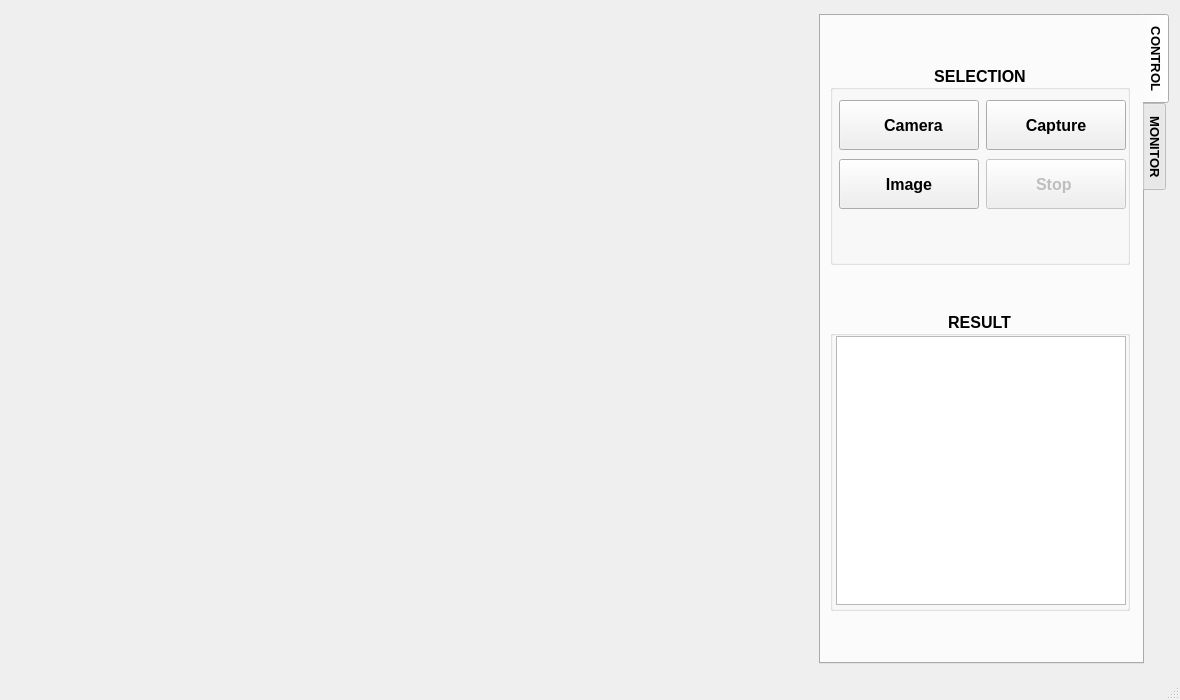
<?xml version="1.0" encoding="UTF-8"?>
<ui version="4.0">
 <class>MainWindow</class>
 <widget class="QMainWindow" name="MainWindow">
  <property name="geometry">
   <rect>
    <x>0</x>
    <y>0</y>
    <width>1180</width>
    <height>700</height>
   </rect>
  </property>
  <property name="sizePolicy">
   <sizepolicy hsizetype="Expanding" vsizetype="Expanding">
    <horstretch>0</horstretch>
    <verstretch>0</verstretch>
   </sizepolicy>
  </property>
  <property name="minimumSize">
   <size>
    <width>1180</width>
    <height>700</height>
   </size>
  </property>
  <property name="maximumSize">
   <size>
    <width>1180</width>
    <height>700</height>
   </size>
  </property>
  <property name="windowTitle">
   <string>MainWindow</string>
  </property>
  <property name="windowIcon">
   <iconset>
    <normaloff>thumbnail.png</normaloff>thumbnail.png</iconset>
  </property>
  <widget class="QWidget" name="centralwidget">
   <layout class="QHBoxLayout" name="horizontalLayout_4" stretch="3,1">
    <item>
     <widget class="QLabel" name="label_Image">
      <property name="enabled">
       <bool>true</bool>
      </property>
      <property name="sizePolicy">
       <sizepolicy hsizetype="Ignored" vsizetype="Ignored">
        <horstretch>0</horstretch>
        <verstretch>0</verstretch>
       </sizepolicy>
      </property>
      <property name="minimumSize">
       <size>
        <width>800</width>
        <height>570</height>
       </size>
      </property>
      <property name="maximumSize">
       <size>
        <width>800</width>
        <height>570</height>
       </size>
      </property>
      <property name="font">
       <font>
        <pointsize>46</pointsize>
        <weight>75</weight>
        <bold>true</bold>
       </font>
      </property>
      <property name="text">
       <string/>
      </property>
      <property name="scaledContents">
       <bool>true</bool>
      </property>
      <property name="alignment">
       <set>Qt::AlignCenter</set>
      </property>
     </widget>
    </item>
    <item>
     <widget class="QTabWidget" name="tabWidget">
      <property name="sizePolicy">
       <sizepolicy hsizetype="Minimum" vsizetype="Minimum">
        <horstretch>0</horstretch>
        <verstretch>0</verstretch>
       </sizepolicy>
      </property>
      <property name="minimumSize">
       <size>
        <width>350</width>
        <height>650</height>
       </size>
      </property>
      <property name="maximumSize">
       <size>
        <width>350</width>
        <height>650</height>
       </size>
      </property>
      <property name="baseSize">
       <size>
        <width>0</width>
        <height>0</height>
       </size>
      </property>
      <property name="font">
       <font>
        <pointsize>10</pointsize>
        <weight>75</weight>
        <bold>true</bold>
       </font>
      </property>
      <property name="tabPosition">
       <enum>QTabWidget::East</enum>
      </property>
      <property name="tabShape">
       <enum>QTabWidget::Rounded</enum>
      </property>
      <property name="currentIndex">
       <number>0</number>
      </property>
      <property name="iconSize">
       <size>
        <width>16</width>
        <height>16</height>
       </size>
      </property>
      <property name="elideMode">
       <enum>Qt::ElideLeft</enum>
      </property>
      <property name="usesScrollButtons">
       <bool>true</bool>
      </property>
      <property name="documentMode">
       <bool>false</bool>
      </property>
      <property name="tabsClosable">
       <bool>false</bool>
      </property>
      <property name="movable">
       <bool>false</bool>
      </property>
      <property name="tabBarAutoHide">
       <bool>false</bool>
      </property>
      <widget class="QWidget" name="tab_control">
       <property name="sizePolicy">
        <sizepolicy hsizetype="Minimum" vsizetype="Minimum">
         <horstretch>0</horstretch>
         <verstretch>0</verstretch>
        </sizepolicy>
       </property>
       <property name="maximumSize">
        <size>
         <width>700</width>
         <height>16777215</height>
        </size>
       </property>
       <attribute name="title">
        <string>CONTROL</string>
       </attribute>
       <layout class="QVBoxLayout" name="verticalLayout_4">
        <item>
         <widget class="QGroupBox" name="groupBox_7">
          <property name="sizePolicy">
           <sizepolicy hsizetype="Minimum" vsizetype="Minimum">
            <horstretch>0</horstretch>
            <verstretch>0</verstretch>
           </sizepolicy>
          </property>
          <property name="minimumSize">
           <size>
            <width>300</width>
            <height>200</height>
           </size>
          </property>
          <property name="maximumSize">
           <size>
            <width>300</width>
            <height>200</height>
           </size>
          </property>
          <property name="font">
           <font>
            <family>Segoe UI</family>
            <pointsize>12</pointsize>
            <weight>75</weight>
            <bold>true</bold>
           </font>
          </property>
          <property name="title">
           <string>SELECTION</string>
          </property>
          <property name="alignment">
           <set>Qt::AlignCenter</set>
          </property>
          <property name="flat">
           <bool>true</bool>
          </property>
          <widget class="QWidget" name="layoutWidget">
           <property name="geometry">
            <rect>
             <x>8</x>
             <y>34</y>
             <width>289</width>
             <height>52</height>
            </rect>
           </property>
           <layout class="QHBoxLayout" name="horizontalLayout_2">
            <item>
             <widget class="QPushButton" name="pushButton_Camera">
              <property name="sizePolicy">
               <sizepolicy hsizetype="Minimum" vsizetype="Minimum">
                <horstretch>0</horstretch>
                <verstretch>0</verstretch>
               </sizepolicy>
              </property>
              <property name="minimumSize">
               <size>
                <width>140</width>
                <height>50</height>
               </size>
              </property>
              <property name="maximumSize">
               <size>
                <width>140</width>
                <height>50</height>
               </size>
              </property>
              <property name="font">
               <font>
                <family>Segoe UI</family>
                <pointsize>12</pointsize>
                <weight>75</weight>
                <bold>true</bold>
               </font>
              </property>
              <property name="text">
               <string>  Camera</string>
              </property>
              <property name="icon">
               <iconset>
                <normaloff>icons/start.png</normaloff>icons/start.png</iconset>
              </property>
              <property name="iconSize">
               <size>
                <width>25</width>
                <height>25</height>
               </size>
              </property>
             </widget>
            </item>
            <item>
             <widget class="QPushButton" name="pushButton_Capture">
              <property name="sizePolicy">
               <sizepolicy hsizetype="Minimum" vsizetype="Minimum">
                <horstretch>0</horstretch>
                <verstretch>0</verstretch>
               </sizepolicy>
              </property>
              <property name="minimumSize">
               <size>
                <width>140</width>
                <height>50</height>
               </size>
              </property>
              <property name="maximumSize">
               <size>
                <width>140</width>
                <height>50</height>
               </size>
              </property>
              <property name="font">
               <font>
                <pointsize>12</pointsize>
                <weight>75</weight>
                <bold>true</bold>
               </font>
              </property>
              <property name="text">
               <string> Capture </string>
              </property>
              <property name="icon">
               <iconset>
                <normaloff>icons/bypass.png</normaloff>icons/bypass.png</iconset>
              </property>
              <property name="iconSize">
               <size>
                <width>25</width>
                <height>25</height>
               </size>
              </property>
             </widget>
            </item>
           </layout>
          </widget>
          <widget class="QWidget" name="layoutWidget">
           <property name="geometry">
            <rect>
             <x>8</x>
             <y>93</y>
             <width>289</width>
             <height>52</height>
            </rect>
           </property>
           <layout class="QHBoxLayout" name="horizontalLayout_3">
            <item>
             <widget class="QPushButton" name="pushButton_Image">
              <property name="sizePolicy">
               <sizepolicy hsizetype="Minimum" vsizetype="Minimum">
                <horstretch>0</horstretch>
                <verstretch>0</verstretch>
               </sizepolicy>
              </property>
              <property name="minimumSize">
               <size>
                <width>140</width>
                <height>50</height>
               </size>
              </property>
              <property name="maximumSize">
               <size>
                <width>140</width>
                <height>50</height>
               </size>
              </property>
              <property name="font">
               <font>
                <family>Segoe UI</family>
                <pointsize>12</pointsize>
                <weight>75</weight>
                <bold>true</bold>
               </font>
              </property>
              <property name="text">
               <string>  Image  </string>
              </property>
              <property name="icon">
               <iconset>
                <normaloff>icons/manual.png</normaloff>icons/manual.png</iconset>
              </property>
              <property name="iconSize">
               <size>
                <width>25</width>
                <height>25</height>
               </size>
              </property>
             </widget>
            </item>
            <item>
             <widget class="QPushButton" name="pushButton_Stop">
              <property name="enabled">
               <bool>false</bool>
              </property>
              <property name="sizePolicy">
               <sizepolicy hsizetype="Minimum" vsizetype="Minimum">
                <horstretch>0</horstretch>
                <verstretch>0</verstretch>
               </sizepolicy>
              </property>
              <property name="minimumSize">
               <size>
                <width>140</width>
                <height>50</height>
               </size>
              </property>
              <property name="maximumSize">
               <size>
                <width>140</width>
                <height>50</height>
               </size>
              </property>
              <property name="font">
               <font>
                <pointsize>12</pointsize>
                <weight>75</weight>
                <bold>true</bold>
               </font>
              </property>
              <property name="text">
               <string>  Stop   </string>
              </property>
              <property name="icon">
               <iconset>
                <normaloff>icons/stop.png</normaloff>icons/stop.png</iconset>
              </property>
              <property name="iconSize">
               <size>
                <width>25</width>
                <height>25</height>
               </size>
              </property>
             </widget>
            </item>
           </layout>
          </widget>
         </widget>
        </item>
        <item>
         <widget class="QGroupBox" name="groupBox_8">
          <property name="minimumSize">
           <size>
            <width>300</width>
            <height>300</height>
           </size>
          </property>
          <property name="maximumSize">
           <size>
            <width>300</width>
            <height>300</height>
           </size>
          </property>
          <property name="font">
           <font>
            <family>Segoe UI</family>
            <pointsize>12</pointsize>
            <weight>75</weight>
            <bold>true</bold>
           </font>
          </property>
          <property name="title">
           <string>RESULT</string>
          </property>
          <property name="alignment">
           <set>Qt::AlignCenter</set>
          </property>
          <property name="flat">
           <bool>true</bool>
          </property>
          <layout class="QVBoxLayout" name="verticalLayout_11" stretch="0">
           <property name="spacing">
            <number>0</number>
           </property>
           <property name="leftMargin">
            <number>3</number>
           </property>
           <property name="topMargin">
            <number>0</number>
           </property>
           <property name="rightMargin">
            <number>0</number>
           </property>
           <property name="bottomMargin">
            <number>3</number>
           </property>
           <item>
            <widget class="QTextEdit" name="text_resutl">
             <property name="minimumSize">
              <size>
               <width>290</width>
               <height>0</height>
              </size>
             </property>
             <property name="maximumSize">
              <size>
               <width>290</width>
               <height>16777215</height>
              </size>
             </property>
             <property name="font">
              <font>
               <pointsize>10</pointsize>
               <weight>50</weight>
               <bold>false</bold>
              </font>
             </property>
            </widget>
           </item>
          </layout>
         </widget>
        </item>
       </layout>
      </widget>
      <widget class="QWidget" name="tab_monitor">
       <property name="maximumSize">
        <size>
         <width>700</width>
         <height>16777215</height>
        </size>
       </property>
       <attribute name="title">
        <string>MONITOR</string>
       </attribute>
       <layout class="QVBoxLayout" name="verticalLayout_3" stretch="0">
        <item>
         <widget class="QGroupBox" name="groupBox_9">
          <property name="minimumSize">
           <size>
            <width>0</width>
            <height>0</height>
           </size>
          </property>
          <property name="maximumSize">
           <size>
            <width>350</width>
            <height>200</height>
           </size>
          </property>
          <property name="font">
           <font>
            <family>Segoe UI</family>
            <pointsize>8</pointsize>
            <weight>75</weight>
            <bold>true</bold>
           </font>
          </property>
          <property name="title">
           <string>PC PERFORMANCE</string>
          </property>
          <property name="alignment">
           <set>Qt::AlignHCenter|Qt::AlignTop</set>
          </property>
          <layout class="QVBoxLayout" name="verticalLayout_2">
           <item>
            <layout class="QVBoxLayout" name="verticalLayout_7">
             <item>
              <layout class="QHBoxLayout" name="horizontalLayout_17" stretch="2,9,2,1">
               <property name="spacing">
                <number>6</number>
               </property>
               <property name="bottomMargin">
                <number>0</number>
               </property>
               <item>
                <widget class="QLabel" name="label_19">
                 <property name="maximumSize">
                  <size>
                   <width>16777215</width>
                   <height>25</height>
                  </size>
                 </property>
                 <property name="text">
                  <string>CPU</string>
                 </property>
                 <property name="alignment">
                  <set>Qt::AlignCenter</set>
                 </property>
                </widget>
               </item>
               <item>
                <widget class="QProgressBar" name="progressBar_CPU">
                 <property name="sizePolicy">
                  <sizepolicy hsizetype="Preferred" vsizetype="Preferred">
                   <horstretch>0</horstretch>
                   <verstretch>0</verstretch>
                  </sizepolicy>
                 </property>
                 <property name="maximumSize">
                  <size>
                   <width>300</width>
                   <height>12</height>
                  </size>
                 </property>
                 <property name="font">
                  <font>
                   <pointsize>8</pointsize>
                   <weight>75</weight>
                   <bold>true</bold>
                  </font>
                 </property>
                 <property name="value">
                  <number>15</number>
                 </property>
                </widget>
               </item>
               <item>
                <widget class="QLabel" name="label_24">
                 <property name="maximumSize">
                  <size>
                   <width>16777215</width>
                   <height>25</height>
                  </size>
                 </property>
                 <property name="text">
                  <string/>
                 </property>
                </widget>
               </item>
               <item>
                <widget class="QLabel" name="label_25">
                 <property name="text">
                  <string/>
                 </property>
                </widget>
               </item>
              </layout>
             </item>
             <item>
              <layout class="QHBoxLayout" name="horizontalLayout_18" stretch="2,9,2,1">
               <item>
                <widget class="QLabel" name="label_26">
                 <property name="maximumSize">
                  <size>
                   <width>16777215</width>
                   <height>25</height>
                  </size>
                 </property>
                 <property name="text">
                  <string>RAM</string>
                 </property>
                 <property name="alignment">
                  <set>Qt::AlignCenter</set>
                 </property>
                </widget>
               </item>
               <item>
                <widget class="QProgressBar" name="progressBar_RAM">
                 <property name="maximumSize">
                  <size>
                   <width>16777215</width>
                   <height>12</height>
                  </size>
                 </property>
                 <property name="font">
                  <font>
                   <pointsize>8</pointsize>
                   <weight>75</weight>
                   <bold>true</bold>
                  </font>
                 </property>
                 <property name="value">
                  <number>50</number>
                 </property>
                </widget>
               </item>
               <item>
                <widget class="QLabel" name="ram">
                 <property name="maximumSize">
                  <size>
                   <width>16777215</width>
                   <height>25</height>
                  </size>
                 </property>
                 <property name="text">
                  <string>3.5/4</string>
                 </property>
                </widget>
               </item>
               <item>
                <widget class="QLabel" name="label_27">
                 <property name="text">
                  <string>GB</string>
                 </property>
                </widget>
               </item>
              </layout>
             </item>
             <item>
              <layout class="QHBoxLayout" name="horizontalLayout_21" stretch="2,9,2,1">
               <item>
                <widget class="QLabel" name="label_28">
                 <property name="maximumSize">
                  <size>
                   <width>16777215</width>
                   <height>25</height>
                  </size>
                 </property>
                 <property name="text">
                  <string>DISK</string>
                 </property>
                 <property name="alignment">
                  <set>Qt::AlignCenter</set>
                 </property>
                </widget>
               </item>
               <item>
                <widget class="QProgressBar" name="progressBar_DISK">
                 <property name="maximumSize">
                  <size>
                   <width>16777215</width>
                   <height>12</height>
                  </size>
                 </property>
                 <property name="font">
                  <font>
                   <pointsize>8</pointsize>
                   <weight>75</weight>
                   <bold>true</bold>
                   <kerning>true</kerning>
                  </font>
                 </property>
                 <property name="value">
                  <number>85</number>
                 </property>
                </widget>
               </item>
               <item>
                <widget class="QLabel" name="disk">
                 <property name="maximumSize">
                  <size>
                   <width>700</width>
                   <height>25</height>
                  </size>
                 </property>
                 <property name="text">
                  <string>45/64</string>
                 </property>
                </widget>
               </item>
               <item>
                <widget class="QLabel" name="label_29">
                 <property name="text">
                  <string>GB</string>
                 </property>
                </widget>
               </item>
              </layout>
             </item>
            </layout>
           </item>
          </layout>
         </widget>
        </item>
       </layout>
      </widget>
     </widget>
    </item>
   </layout>
  </widget>
  <widget class="QStatusBar" name="statusbar"/>
  <action name="action_Config">
   <property name="text">
    <string>Cấu hình</string>
   </property>
   <property name="font">
    <font>
     <family>Segoe UI</family>
     <pointsize>11</pointsize>
     <weight>50</weight>
     <bold>false</bold>
     <kerning>false</kerning>
    </font>
   </property>
  </action>
  <action name="action_Updater">
   <property name="text">
    <string>Cập nhật</string>
   </property>
   <property name="font">
    <font>
     <pointsize>11</pointsize>
     <weight>50</weight>
     <bold>false</bold>
     <kerning>false</kerning>
    </font>
   </property>
  </action>
  <action name="action_About">
   <property name="text">
    <string>Giới thiệu</string>
   </property>
   <property name="font">
    <font>
     <pointsize>11</pointsize>
     <weight>50</weight>
     <bold>false</bold>
     <kerning>false</kerning>
    </font>
   </property>
  </action>
  <action name="actionCalibration">
   <property name="text">
    <string>Hiệu chỉnh camera</string>
   </property>
   <property name="font">
    <font>
     <pointsize>11</pointsize>
     <weight>50</weight>
     <bold>false</bold>
     <kerning>false</kerning>
    </font>
   </property>
  </action>
  <action name="actionSync_Configuration">
   <property name="text">
    <string>Đồng bộ cấu hình</string>
   </property>
   <property name="font">
    <font>
     <pointsize>11</pointsize>
     <weight>50</weight>
     <bold>false</bold>
     <kerning>false</kerning>
    </font>
   </property>
  </action>
  <action name="actionCalib">
   <property name="text">
    <string>Calib camera</string>
   </property>
   <property name="font">
    <font>
     <family>Segoe UI</family>
     <weight>50</weight>
     <bold>false</bold>
    </font>
   </property>
  </action>
  <action name="actionC_u_h_nh">
   <property name="text">
    <string>Calib</string>
   </property>
  </action>
  <action name="action_LogFile">
   <property name="text">
    <string>LogFile</string>
   </property>
   <property name="font">
    <font>
     <family>Segoe UI</family>
     <weight>50</weight>
     <bold>false</bold>
    </font>
   </property>
  </action>
  <action name="actionSetup">
   <property name="text">
    <string>Setup</string>
   </property>
   <property name="font">
    <font>
     <family>Segoe UI</family>
     <weight>50</weight>
     <bold>false</bold>
    </font>
   </property>
  </action>
 </widget>
 <resources/>
 <connections/>
</ui>
